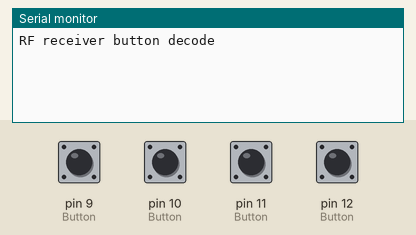
Bench run of a sketch on a simulated Arduino Uno, built with avr-gcc and run on an emulated ATmega328P. Parts: the last lines printed to the serial monitor. Inputs (shaded band) come from the test bench; at power-on: pin 9 (Button), pin 10 (Button), pin 11 (Button), pin 12 (Button) LOW.

Above: at 1.2 s.
1.3 s: pin 9 (Button) pulled HIGH for 0.15 s
At 2.6 s:
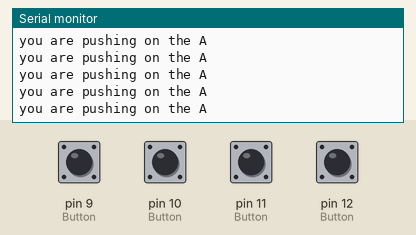
2.9 s: pin 10 (Button) pulled HIGH for 0.15 s
At 3.6 s:
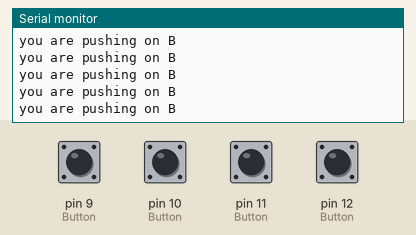
4.5 s: pin 11 (Button) pulled HIGH for 0.15 s
At 5.8 s:
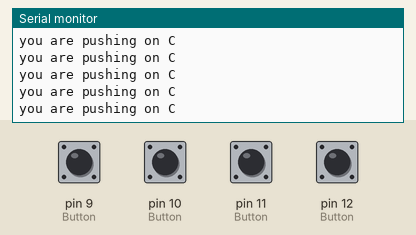
6.1 s: pin 12 (Button) pulled HIGH for 0.15 s
At 7.2 s:
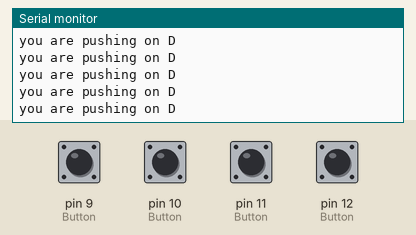
7.7 s: pin 9 (Button) driven HIGH and pin 10 (Button) driven HIGH
At 8.8 s:
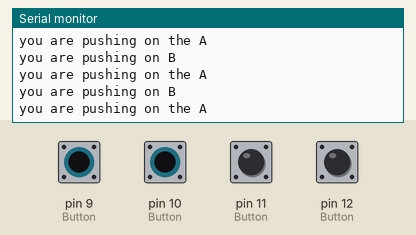

The sketch:

Lab_XD_YK04.ino
```cpp
/*

pin 9 -> D0 - A
pin 10 ->D1 - B
pin 11 -> D2 - C
pin 12 ->D3 - D
*/

void setup() {
  Serial.begin(9600);                           // setting the  baud rate
  Serial.println("RF receiver button decode");  // printing
}

void loop() {
  /*here in this code I used if statement to setup my loops codes, yo can  also use while loop statements to control the output in the serial monitor*/
  if (digitalRead(9) == HIGH) {  // Button a pressed
    Serial.println("you are pushing on the A");
    // if the Key is pushed this above text will be displayed
  }
  if (digitalRead(10) == HIGH) {  // Button B pressed
    Serial.println("you are pushing on B");
  }
  if (digitalRead(11) == HIGH) {  // Button C pressed
    Serial.println("you are pushing on C");
  }
  if (digitalRead(12) == HIGH) {  // Button D pressed
    Serial.println("you are pushing on D");
  }
}
```

Measured:
- after the input at 1.3 s, the serial monitor: prints a new line at once (image 1)
- after the input at 2.9 s, the serial monitor: prints a new line at once (image 2)
- after the input at 4.5 s, the serial monitor: prints a new line at once (image 3)
- after the input at 6.1 s, the serial monitor: prints a new line at once (image 4)
- after the input at 7.7 s, the serial monitor: prints a new line at once (image 5)
